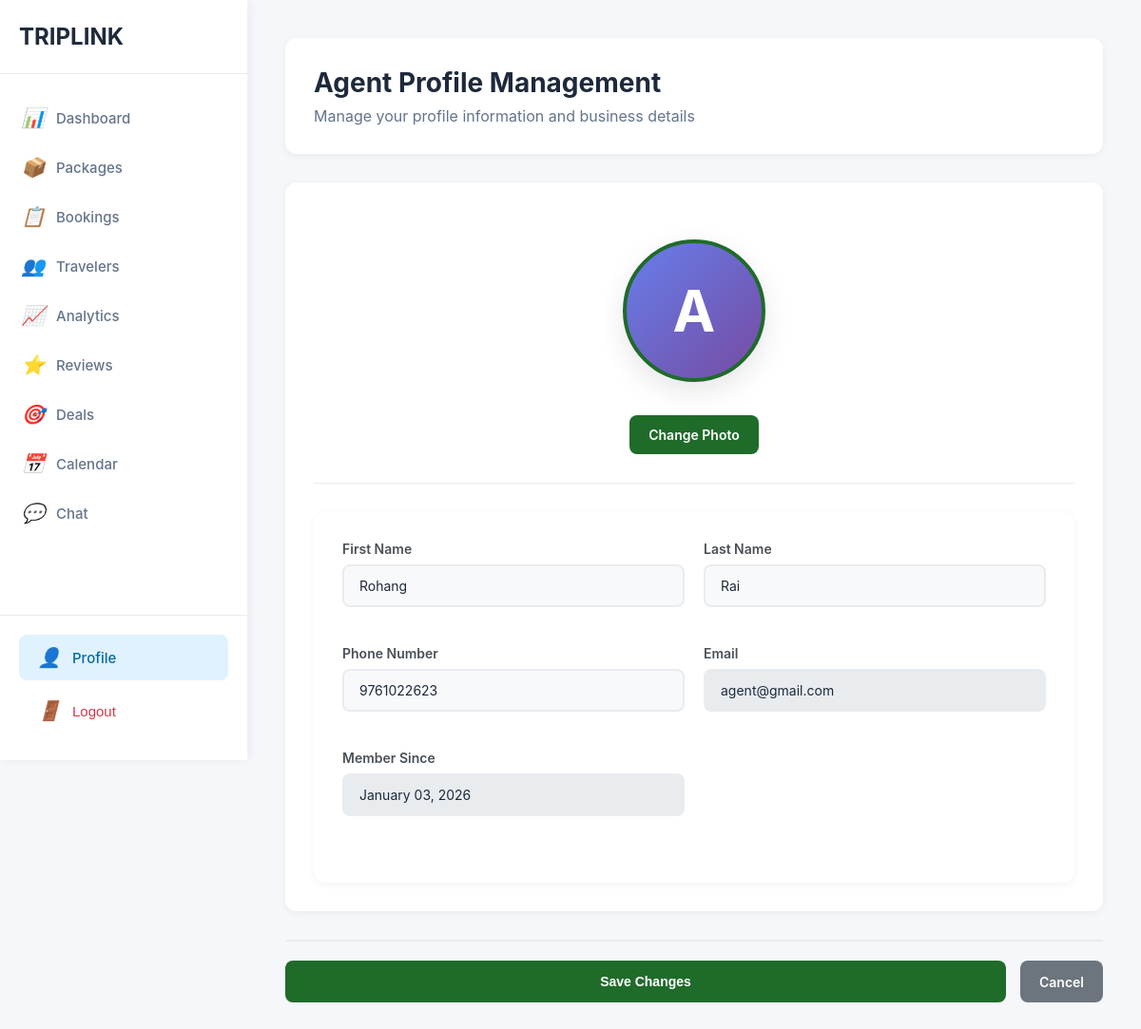
The page /profile/agent/ (signed in) on the database its author committed.
### accounts/models.py (models this page shows, shortened)
class User(AbstractUser):
    username = None  # Remove username field; email is the unique identifier
    email = models.EmailField(unique=True)
    role = models.CharField(
        max_length=20,
        choices=Roles.choices,
        default=Roles.TRAVELER,
    )
    USERNAME_FIELD = "email"
    REQUIRED_FIELDS = []
    objects = UserManager()

class AgentProfile(models.Model):
    user = models.OneToOneField(User, on_delete=models.CASCADE, related_name='agent_profile')
    first_name = models.CharField(max_length=100, blank=True)
    last_name = models.CharField(max_length=100, blank=True)
    phone_number = models.CharField(max_length=20, blank=True)
    company_name = models.CharField(max_length=200, blank=True)
    license_number = models.CharField(max_length=100, blank=True)
    address = models.TextField(blank=True)
    city = models.CharField(max_length=100, blank=True)
    country = models.CharField(max_length=100, blank=True)
    profile_picture = models.ImageField(upload_to=agent_profile_image_path, null=True, blank=True)
    bio = models.TextField(blank=True)
    website = models.URLField(blank=True)
    is_verified = models.BooleanField(default=False)
    created_at = models.DateTimeField(auto_now_add=True)
    updated_at = models.DateTimeField(auto_now=True)
    class Meta:
        verbose_name = "Agent Profile"
        verbose_name_plural = "Agent Profiles"

### accounts/views.py (the view, shortened to what this page needs)
# urls.py: path('profile/agent/', agent_profile_view, name='agent_profile'),
def agent_profile_view(request):
    if not request.user.is_authenticated or request.user.role != Roles.AGENT:
        messages.error(request, 'Access denied. Agent access required.')
        return redirect('login')
    profile, created = AgentProfile.objects.get_or_create(user=request.user)
    context = {
        'user': request.user,
        'profile': profile,
    }
    return render(request, 'agent_profile.html', context)

### templates/agent_profile.html (shortened to what this page needs)
{% extends 'base.html' %}
{% load static %}
{% block content %}
<div class="dashboard-container">
    <aside class="sidebar">
        <div class="sidebar-header">
            <a href="{% url 'agent_dashboard' %}" class="logo">TRIPLINK</a>
        </div>
        <nav class="sidebar-nav">
            <a href="{% url 'agent_dashboard' %}" class="nav-item">
                <i>📊</i>
                <span>Dashboard</span>
            </a>
            <a href="#" class="nav-item">
                <i>📦</i>
                <span>Packages</span>
            </a>
            <a href="#" class="nav-item">
                <i>📋</i>
                <span>Bookings</span>
            </a>
            <a href="#" class="nav-item">
                <i>👥</i>
                <span>Travelers</span>
            </a>
            <a href="#" class="nav-item">
                <i>📈</i>
                <span>Analytics</span>
            </a>
            <a href="#" class="nav-item">
                <i>⭐</i>
                <span>Reviews</span>
            </a>
            <a href="#" class="nav-item">
                <i>🎯</i>
                <span>Deals</span>
            </a>
            <a href="#" class="nav-item">
                <i>📅</i>
                <span>Calendar</span>
            </a>
            <a href="#" class="nav-item">
                <i>💬</i>
                <span>Chat</span>
            </a>
        </nav>
        <div class="sidebar-footer">
            <a href="{% url 'agent_profile' %}" class="nav-item profile active">
                <i>👤</i>
                <span>Profile</span>
            </a>
            <form method="post" action="{% url 'logout' %}" style="display: inline; width: 100%;">
                <button type="submit" class="nav-item logout" style="width: 100%; background: none; border: none; text-align: left; cursor: pointer;">
                    <i>🚪</i>
                    <span>Logout</span>
                </button>
            </form>
        </div>
    </aside>
    <main class="main-content">
        <div class="content-wrapper">
            <div class="page-header">
                <h1>Agent Profile Management</h1>
                <p>Manage your profile information and business details</p>
            </div>
            <form method="post" enctype="multipart/form-data">
                <div class="profile-card">
                    <div class="profile-image-section">
                        <div class="profile-image-wrapper">
                            {% if profile.profile_picture %}
                                <img src="{{ profile.profile_picture.url }}" alt="Profile Picture" class="profile-image" id="profileImagePreview">
                            {% else %}
                                <div class="profile-image-placeholder" id="profileImagePreview">
                                    {{ user.email|first|upper }}
                                </div>
                            {% endif %}
                        </div>
                        <div class="image-actions">
                            <div class="file-input-wrapper">
                                <label for="profile_picture" class="btn btn-primary">Change Photo</label>
                            </div>
                        </div>
                    </div>
                    <div class="form-section" style="margin-bottom: 0;">
                        <div class="form-grid">
                            <div class="form-group">
                                <label for="first_name">First Name</label>
                                <input type="text" id="first_name" name="first_name" value="{{ profile.first_name }}" placeholder="Enter first name">
                            </div>
                            <div class="form-group">
                                <label for="last_name">Last Name</label>
                                <input type="text" id="last_name" name="last_name" value="{{ profile.last_name }}" placeholder="Enter last name">
                            </div>
                            <div class="form-group">
                                <label for="phone_number">Phone Number</label>
                                <input type="tel" id="phone_number" name="phone_number" value="{{ profile.phone_number }}" placeholder="+1234567890">
                            </div>
                            <div class="form-group">
                                <label>Email</label>
                                <input type="email" value="{{ user.email }}" disabled style="background: #e9ecef; cursor: not-allowed;">
                            </div>
                            <div class="form-group">
                                <label>Member Since</label>
                                <input type="text" value="{{ profile.created_at|date:"F d, Y" }}" disabled style="background: #e9ecef; cursor: not-allowed;">
                            </div>
                        </div>
                    </div>
                </div>
                <div class="form-actions">
                    <button type="submit" class="btn btn-primary">Save Changes</button>
                    <a href="{% url 'agent_dashboard' %}" class="btn btn-secondary">Cancel</a>
                </div>
            </form>
        </div>
    </main>
</div>
{% endblock %}

### static/css/login.css (style rules this page uses)
* { margin: 0; padding: 0; box-sizing: border-box; }
body { font-family: -apple-system, BlinkMacSystemFont, 'Segoe UI', Roboto, 'Helvetica Neue', Arial, sans-serif; background: #f5f5f5; overflow-x: hidden; }
.form-group { margin-bottom: 1.5rem; }
.form-group label { display: block; font-size: 0.9rem; font-weight: 500; color: #334155; margin-bottom: 0.5rem; }
.form-group input { width: 100%; padding: 0.875rem 1rem; font-size: 1rem; border: 2px solid #e2e8f0; border-radius: 8px; transition: all 0.2s; background: #ffffff; color: #1e293b; }
.form-group input::placeholder { color: #94a3b8; }
.btn-primary { width: 100%; padding: 0.875rem 1.5rem; font-size: 1rem; font-weight: 600; color: white; background: #1e293b; border: none; border-radius: 8px; cursor: pointer; transition: all 0.2s; margin-bottom: 1.5rem; }

### rows shown on the page
User: email|first "A", email "agent@gmail.com"
AgentProfile: first_name "Rohang", last_name "Rai", phone_number "9761022623", created_at "January 03, 2026"
